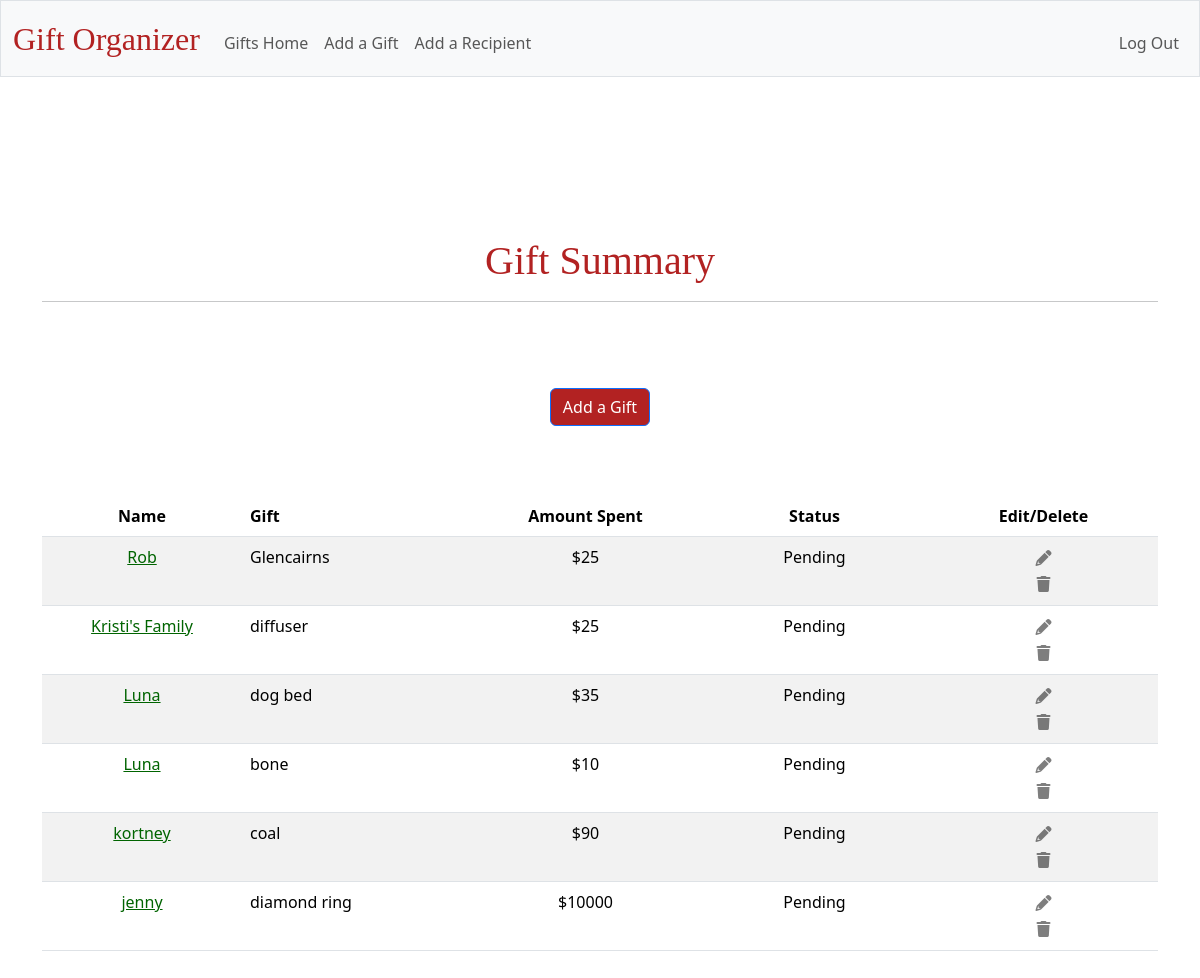
/ (signed in), run on the app's committed database.
### tables this page shows
CREATE TABLE gifts (
    id INTEGER PRIMARY KEY AUTOINCREMENT,
    recipient_id INTEGER NOT NULL,
    gift_name TEXT NOT NULL,
    amount_spent NUMERIC,
    status TEXT,
    user_id INTEGER NOT NULL,
    FOREIGN KEY (recipient_id) REFERENCES recipients (id)
);

CREATE TABLE "recipients" (
    id INTEGER PRIMARY KEY AUTOINCREMENT,
    name TEXT NOT NULL,
    budget NUMERIC,
    user_id INTEGER NOT NULL,
    FOREIGN KEY (user_id) REFERENCES users (id)
);

### app.py (the view)
@app.route('/')
@login_required
def index():
    user_id = session["user_id"]
    result = db.execute("SELECT username FROM users WHERE id = ?", user_id)
    if result:
        username = result[0]["username"]  # Retrieve the username from the result
    else:
        username = None  # If no result, set username to None (handle this appropriately in your template)
    query = """
    SELECT
        gifts.id,
        gifts.gift_name,
        gifts.amount_spent,
        gifts.status,
        recipients.name AS recipient_name,
        recipients.id AS recipient_id
    FROM
        gifts
    JOIN
        recipients
    ON
        gifts.recipient_id = recipients.id
    WHERE
        gifts.user_id = ?;
    """
    gifts = db.execute(query, user_id)
    return render_template("index.html", gifts=gifts, username=username)

### helpers.py (called while the page is built)
def login_required(f):
    @wraps(f)
    def decorated_function(*args, **kwargs):
        if session.get("user_id") is None:
            return redirect("/login")
        return f(*args, **kwargs)
    return decorated_function

### templates/index.html (shortened to what this page needs)
{% extends "layout.html" %}
{% block main %}
<main class="container py-5 text-center"></main>
<h1 style="margin-bottom: 10px;">Gift Summary</h1>
    <hr>
<a style="margin-top: 70px; margin-bottom: 70px; background-color: #B22222;" href="/add_gift" class="btn btn-primary">Add a Gift</a>
<table class="table table-striped">
    <thead>
        <tr>
            <th style="width: 200px;">Name</th>
            <th style="text-align: left;" class="text-start">Gift</th>
            <th>Amount Spent</th>
            <th>Status</th>
            <th>Edit/Delete</th>
        </tr>
    </thead>
    <tbody>
        {% for gift in gifts %}
        <tr style="width: 200px;" id="gift-row-{{ gift.id }}">
            <td><a href="{{ url_for('recipient_summary', recipient_id=gift.recipient_id) }}">{{ gift.recipient_name }}</a></td>
            <td style="text-align: left;">
                <span class="display-mode">{{ gift.gift_name }}</span>
            </td>
            <td>
                <span class="display-mode">${{ gift.amount_spent }}</span>
            </td>
            <td>
                <span class="display-mode">{{ gift.status }}</span>
            </td>
            <td>
                <button class="action-button" onclick="enableEditMode({{ gift.id }})"><i class="fas fa-pencil-alt"></i></button>
                <form action="/delete_gift" method="POST" onsubmit="return confirm('Are you sure you want to delete this gift?');">
                    <button type="submit" class="action-button"><i class="fas fa-trash"></i></button>
                </form>
            </td>
        </tr>
        {% endfor %}
    </tbody>
</table>
{% endblock %}

### templates/layout.html (shortened to what this page needs)
<!DOCTYPE html>
<html lang="en">
    <head>
        <link href="https://cdn.jsdelivr.net/npm/bootstrap@5.3.3/dist/css/bootstrap.min.css" rel="stylesheet">
        <link href="/static/styles.css" rel="stylesheet">
        <link href="https://cdnjs.cloudflare.com/ajax/libs/font-awesome/6.0.0-beta3/css/all.min.css" rel="stylesheet">
    </head>
    <body>
        <nav class="bg-light border navbar navbar-expand-md navbar-light">
            <div class="container-fluid">
                <a class="navbar-brand" href="/"><span class="custom-font red">Gift Organizer</span></a>
                <div class="collapse navbar-collapse" id="navbar">
                    {% if session["user_id"] %}
                        <ul class="navbar-nav me-auto mt-2">
                            <li class="nav-item"><a class="nav-link" href="/">Gifts Home</a></li>
                            <li class="nav-item"><a class="nav-link" href="/add_gift">Add a Gift</a></li>
                            <li class="nav-item"><a class="nav-link" href="/add_recipient">Add a Recipient</a></li>
                        </ul>
                        <ul class="navbar-nav ms-auto mt-2">
                            <li class="nav-item"><a class="nav-link" href="/logout">Log Out</a></li>
                        </ul>
                    {% else %}
                        <ul class="navbar-nav ms-auto mt-2">
                            <li class="nav-item"><a class="nav-link" href="/register">Register</a></li>
                            <li class="nav-item"><a class="nav-link" href="/login">Log In</a></li>
                        </ul>
                    {% endif %}
                </div>
            </div>
        </nav>
       <main class="container py-5 text-center">
            {% block main %}{% endblock %}
        </main>
    </body>
</html>

### static/styles.css (style rules this page uses)
nav .navbar-brand { font-size: xx-large; }
.navbar-brand .custom-font { font-family: 'EB Garamond', serif; }
nav .navbar-brand .red { color: #B22222; }
.action-button { outline: none; border: none; background: none; color: "#7a7a7a"; }
.action-button i { filter: grayscale(100%); transition: filter 0.2s ease; opacity: 0.5; transition: opacity 0.2s ease; }
h1, h2, h4 { font-family: 'EB Garamond', serif; margin-bottom: 2px; color: #B22222; }
a { color: #006400; }
table { width: 60%; margin: 0 auto; table-layout: fixed; border-spacing: 10px; }

### data on the page
gifts: recipient_name "Rob", gift_name "Glencairns", amount_spent "25", status "Pending"
gifts: recipient_name "Kristi's Family", gift_name "diffuser", amount_spent "25", status "Pending"
gifts: recipient_name "Luna", gift_name "dog bed", amount_spent "35", status "Pending"
gifts: recipient_name "Luna", gift_name "bone", amount_spent "10", status "Pending"
gifts: recipient_name "kortney", gift_name "coal", amount_spent "90", status "Pending"
gifts: recipient_name "jenny", gift_name "diamond ring", amount_spent "10000", status "Pending"
